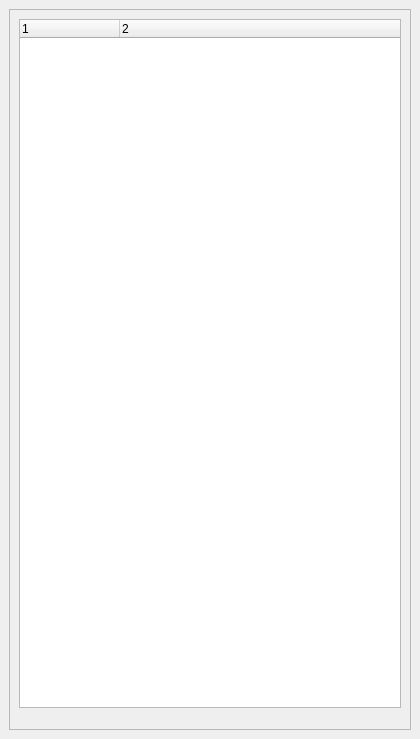
<?xml version="1.0" encoding="UTF-8"?>
<ui version="4.0">
 <class>LayerDialog</class>
 <widget class="QDockWidget" name="LayerDialog">
  <property name="geometry">
   <rect>
    <x>0</x>
    <y>0</y>
    <width>420</width>
    <height>739</height>
   </rect>
  </property>
  <property name="minimumSize">
   <size>
    <width>0</width>
    <height>0</height>
   </size>
  </property>
  <property name="windowTitle">
   <string>Layer Dialog</string>
  </property>
  <widget class="QWidget" name="dockWidgetContents">
   <layout class="QVBoxLayout" name="verticalLayout">
    <item>
     <widget class="QScrollArea" name="scrollArea">
      <property name="widgetResizable">
       <bool>true</bool>
      </property>
      <widget class="QWidget" name="scrollAreaWidgetContents_3">
       <property name="geometry">
        <rect>
         <x>0</x>
         <y>0</y>
         <width>400</width>
         <height>682</height>
        </rect>
       </property>
       <layout class="QVBoxLayout" name="verticalLayout_2">
        <item>
         <widget class="igQtModelTreeWidget" name="modelTreeWidget">
          <property name="minimumSize">
           <size>
            <width>0</width>
            <height>0</height>
           </size>
          </property>
          <column>
           <property name="text">
            <string>1</string>
           </property>
          </column>
          <column>
           <property name="text">
            <string>2</string>
           </property>
          </column>
         </widget>
        </item>
        <item>
         <widget class="QtTreePropertyBrowser" name="propertyWidget" native="true"/>
        </item>
        <item>
         <widget class="igQtModelInformationWidget" name="ModelInformationWidget" native="true"/>
        </item>
       </layout>
      </widget>
     </widget>
    </item>
   </layout>
  </widget>
 </widget>
 <customwidgets>
  <customwidget>
   <class>igQtModelInformationWidget</class>
   <extends>QWidget</extends>
   <header>IQWidgets/igQtModelInformationWidget.h</header>
   <container>1</container>
  </customwidget>
  <customwidget>
   <class>igQtModelTreeWidget</class>
   <extends>QTreeWidget</extends>
   <header location="global">IQComponents/igQtModelTreeWidget.h</header>
  </customwidget>
  <customwidget>
   <class>QtTreePropertyBrowser</class>
   <extends>QWidget</extends>
   <header>Plugin/qtpropertybrowser/qttreepropertybrowser.h</header>
   <container>1</container>
  </customwidget>
 </customwidgets>
 <resources/>
 <connections/>
</ui>
